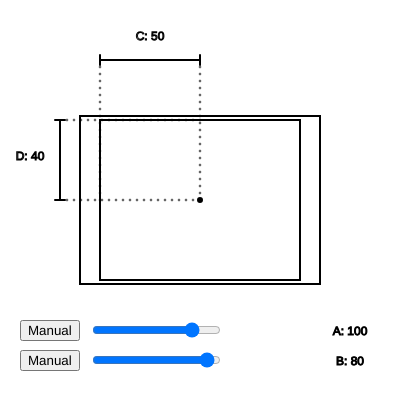
Frame 1 (no input)
Frame 60 (no input): identical to frame 1, image omitted
Frame 120 (the mouse pressed at the canvas centre since frame 60): identical to frame 1, image omitted

The p5.js sketch that drew this single still picture (run headless with seeded random() and noise() and a simulated clock; from frame 60 on, the mouse is pressed at the canvas centre):

// p5.js sketch
// ── sketch.js
let obj;

let innerRectHeightSlider;
let innerRectWidthSlider;
let openHeightDialogButton;
let openWidthDialogButton;


function setup() {
  createCanvas(400, 400);
  
  ellipseMode(CENTER);
  textAlign(CENTER);
  
  innerRectHeightSlider = createSlider(14, 84, 80);
  innerRectWidthSlider = createSlider(14, 120, 100);
  
  openHeightDialogButton = createButton("Manual");
  openHeightDialogButton.mousePressed(() => {
    innerRectWidthSlider.value(prompt("Inner Basin Width (Measurement A)"));
  });
  
  openWidthDialogButton = createButton("Manual");
  openWidthDialogButton.mousePressed(() => {
    innerRectHeightSlider.value(prompt("Inner Basin Height (Measurement B)"));
  });
  
  openHeightDialogButton.position(20, 320);
  openWidthDialogButton.position(20, 350);
  
  innerRectWidthSlider.position(90, 320);
  innerRectHeightSlider.position(90, 350);
  
  obj = new DraggableRect(100, 120, 100 * 2, 80 * 2);
}

function draw() {
  noFill();
  background(255);
  
  // Draw Measurement lines
  DrawMeasureLines();
  
  // Draw full sheet of solid surface
  rectMode(CENTER);
  rect(width / 2, height / 2, 120 * 2, 84 * 2);
  
  // Draw Draggable Pan
  rectMode(CORNER);
  obj.update();
  obj.draw();
  
  // Draw Drain
  fill(0);
  ellipse(width / 2, height / 2, 4, 4); // drain
  
  // Draw Slider Preview
  push();
  strokeWeight(1);
  text("A: " + innerRectWidthSlider.value(), 350, 335);
  text("B: " + innerRectHeightSlider.value(), 350, 365);
  
  // Update Draggable Pan Size
  let newH = innerRectHeightSlider.value() * 2;
  let newW = innerRectWidthSlider.value() * 2;
  
  if (obj.h != newH)
    obj.y += (obj.h - newH) / 2;
  if (obj.w != newW)
    obj.x += (obj.w - newW) / 2;
  
  obj.h = innerRectHeightSlider.value() * 2;
  obj.w = innerRectWidthSlider.value() * 2;
}

function mousePressed() {
  obj.mousePressed();
}

function mouseReleased() {
  obj.mouseReleased();
}

function DrawMeasureLines() {
  stroke(0);
  strokeWeight(2);
  
  // C LINE MEASUREMENT
  
  const CLineY = 60;
  
  line(obj.x, CLineY, width / 2, CLineY);
  line(obj.x, CLineY - 5, obj.x, CLineY + 5);
  line(width / 2, CLineY - 5, width / 2, CLineY + 5);
  
  push();
  strokeWeight(1);
  text("C: " + ((width / 2) - obj.x) / 2, obj.x + ((width / 2) - obj.x) / 2, CLineY - 20);
  pop(); 
  
  // D LINE MEASUREMENT
  
  const DLineX = 60;
  line(DLineX, obj.y, DLineX, height / 2);
  line(DLineX - 5, obj.y, DLineX + 5, obj.y);
  line(DLineX - 5, height / 2, DLineX + 5, height / 2);
  
  push();
  strokeWeight(1);
  text("D: " + ((height / 2) - obj.y) / 2, DLineX - 30, obj.y + ((height / 2) - obj.y) / 2);
  pop();
  
  // Draw Dotted Lines
  
  DottedLine(width / 2, CLineY, width / 2, height / 2);
  DottedLine(obj.x, CLineY, obj.x, height / 2);
  DottedLine(DLineX, obj.y, width / 2, obj.y);
  DottedLine(DLineX, height / 2, width / 2, height / 2);
}

function DottedLine(startX, startY, endX, endY) {
  const amt = 0.05;
  let cnt = 1 / amt;
  
  let dx = endX - startX;
  let dy = endY - startY;
  
  let thisX = startX;
  let thisY = startY;
  
  for (let i = 0; i < cnt; i++) {
    thisX += dx * amt;
    thisY += dy * amt;
    ellipse(thisX, thisY, 0.5, 0.5);
  }
}

function DraggableRect(x, y, w, h) {
  this.w = w;
  this.h = h;
  this.x = x;
  this.y = y;
  
  this.offsetX = 0;
  this.offsetY = 0;
  
  this.dragging = false;
  
  this.mousePressed = function () {
    if (mouseX >= this.x &&
        mouseX <= this.x + this.w &&
        mouseY >= this.y &&
        mouseY <= this.y + this.h) {
      this.dragging = true;
      this.offsetX = this.x - mouseX;
      this.offsetY = this.y - mouseY;
    }
  }
  
  this.mouseReleased = function () {
    this.dragging = false;
  }
  
  this.update = function () {
    if (this.dragging) {
      if (
          // inner rect right bound to the right of drain
          mouseX + this.offsetX + this.w >= width / 2 && 
          // inner rect left bound to the left of drain
          mouseX + this.offsetX <= width / 2 &&
          // inner rect left bound within parent rect
          mouseX + this.offsetX >= (width / 2) - (60 * 2) &&
          // min of 7in (14 px)
          (width / 2) - (mouseX + this.offsetX) >= 7 * 2 && 
          (mouseX + this.offsetX + this.w) - (width / 2) >= 7 * 2 &&
          // inner rect right bound within parent rect
          mouseX + this.offsetX + this.w <= (width / 2) + (60 * 2)) {
        
        // update location if all conditions met
        this.x = mouseX + this.offsetX;
      }
      if (mouseY + this.offsetY + this.h >= height / 2 && 
          mouseY + this.offsetY <= height / 2 &&
          mouseY + this.offsetY >= (height / 2) - (42 * 2) &&
          (height / 2) - (mouseY + this.offsetY) >= (7 * 2) && 
          (mouseY + this.offsetY + this.h) - (height / 2) >= 7 * 2 &&
          mouseY + this.offsetY + this.h <= (height / 2) + (42 * 2)) {
        this.y = mouseY + this.offsetY;
      }
    }
  }
  
  this.draw = function() {
    rect(this.x, this.y, this.w, this.h);
  }
}
